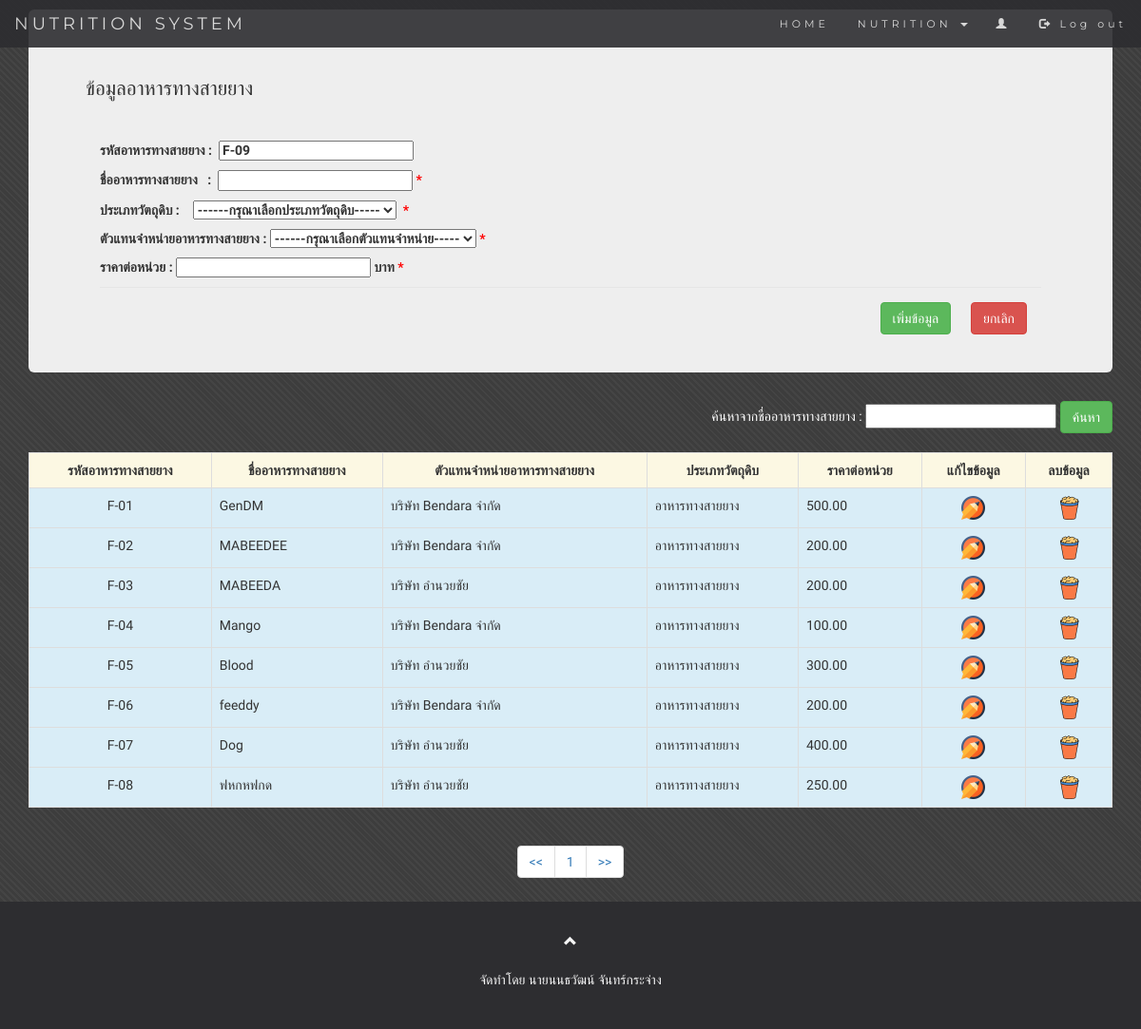
/feed.php (signed in), run on the app's committed database.
### tables this page shows
CREATE TABLE `feed` (
  `feed_id` varchar(20) NOT NULL,
  `feed_name` varchar(100) NOT NULL,
  `res_id` varchar(10) NOT NULL,
  `id_stock2` varchar(8) NOT NULL,
  `price` double(8,2) NOT NULL
);

CREATE TABLE `restaurant` (
  `res_id` varchar(20) NOT NULL,
  `res_name` varchar(20) NOT NULL,
  `shopkeeper` varchar(20) NOT NULL,
  `res_tel` varchar(20) NOT NULL,
  `res_telkeeper` varchar(20) NOT NULL,
  `address` varchar(200) NOT NULL,
  `type` varchar(20) NOT NULL
);

CREATE TABLE `stock` (
  `id_stock` varchar(8) NOT NULL,
  `name_stock` varchar(20) NOT NULL
);

### feed.php (the view, shortened to what this page needs)
<?php
include 'header.php';
?>
<div class="container">
    <div class="jumbotron">
       <br>
      <p>ข้อมูลอาหารทางสายยาง</p>
  <div class="modal-body">
  <?php
  $perpage = 20;
  if (isset($_GET['page']) && $_GET['page'] != 0) {
    $page = $_GET['page'];
  } else {
    $page = 1;
  }
  $start = ($page - 1) * $perpage;
    @include('conn.php');
    $strSQL = "SELECT MAX(feed_id) FROM feed";
    $objQuery = mysql_query($strSQL, $connect1);
    while ($objReSult = mysql_fetch_array($objQuery)) {
     $result= $objReSult["MAX(feed_id)"];
     $ina="";
       for($a=0;$a<Strlen($result);$a++){
       if($a>=2)$ina =$ina.intval($result[$a])  ;
       }
       $id= "F-".sprintf("%02d", $ina+1);
}
    ?>
         <form method="POST" action="#" onsubmit="return confirm('ต้องการเพิ่มข้อมูลนี้?');">
                    <h4> รหัสอาหารทางสายยาง : &nbsp;<input type="text" name="id" value="<?php echo $id; ?>" readonly=""></h4>
                    <h4> ชื่ออาหารทางสายยาง &nbsp;&nbsp;: &nbsp;<input type="text" name="name" required oninvalid="this.setCustomValidity('กรุณากรอกข้อมูล')" onKeyUp="if(!(isNaN(this.value))) { alert('กรุณากรอกอักษร'); this.value='';}"><font color="red">&nbsp;*</font><?php if($flag==1)echo "<font color=red>ชื่ออาหารทางสายยางนี้มีในระบบแล้ว</font>"; ?></h4>
                    <h4>ประเภทวัตถุดิบ :  &nbsp;&nbsp;
                      <select name="stock" required>
                        <option value=""  disabled selected>------กรุณาเลือกประเภทวัตถุดิบ-----</option>
                     </select>
                     <font color="red">&nbsp;*</font>
                    </h4>
                    <h4> ตัวแทนจำหน่ายอาหารทางสายยาง :
                      <select name = "store" required>
                        <option value=""  disabled selected>------กรุณาเลือกตัวแทนจำหน่าย-----</option>
                </select><font color="red">&nbsp;*</font>
                </h4>
                <h4>
                  ราคาต่อหน่วย : <input type="number" name="price" value=""> บาท<font color="red">&nbsp;*</font>
                </h4>
         <div class="modal-footer">
          <input type="submit" class="btn btn-success" value="เพิ่มข้อมูล" name = "submit"
            >&nbsp;&nbsp;
         &nbsp;&nbsp; <a href="index.php"><button type="button" class="btn btn-danger" data-dismiss="modal" onclick="return confirm('ต้องการยกเลิกการเพิ่มข้อมูลนี้?')">ยกเลิก</button></a>
        </form>
        </div>
  </div>
  </div>
  <form method="post" action="#" class="text-right">
  <font color=white>ค้นหาจากชื่ออาหารทางสายยาง : </font></label> <input type="text" name="sen" >
     <input type="submit" class="btn btn-success" name="submit2" value="ค้นหา">
</form>
<?php
@include('conn.php');
$see=$_POST["sen"];
$strSQL = "SELECT * FROM feed a join restaurant b on a.res_id = b.res_id JOIN stock ON a.id_stock2 = stock.id_stock where feed_name like '%$see%' order by feed_id  LIMIT {$start},{$perpage}";
$objQuery = mysql_query($strSQL,$connect1) or die("Error Query [".$strSQL."]");
?>
<br>
<table class="table table-striped table-bordered">
  <tr class="warning">
    <th><div align="center">รหัสอาหารทางสายยาง</div></th>
    <th><div align="center">ชื่ออาหารทางสายยาง</div></th>
    <th><div align="center">ตัวแทนจำหน่ายอาหารทางสายยาง</div></th>
    <th><div align="center">ประเภทวัตถุดิบ</div></th>
    <th><div align="center">ราคาต่อหน่วย</div></th>
    <th><div align="center">แก้ไขข้อมูล</div></th>
    <th><div align="center">ลบข้อมูล</div></th>
  </tr>
<?
while ($objReSult = mysql_fetch_array($objQuery)) {
?>
  <tr class ="info">
  <td><div align = "center"><?php echo $objReSult["feed_id"];?></div></td>
  <td><div align = "left"><? echo $objReSult["feed_name"];?></div></td>
  <td><div align = "left"><? echo $objReSult["res_name"];?></div></td>
  <td><div align = "left"><? echo $objReSult["name_stock"];?></div></td>
  <td><? echo $objReSult["price"];?></td>
  <td><div align = "center">
    <a href=edit_feed2.php?feed_id=<?php echo $objReSult['feed_id']; ?>&feed_name=<?php echo $objReSult['feed_name']; ?>&id_stock=<?php echo $objReSult['id_stock']; ?>&price=<?php echo $objReSult['price']; ?>
    onclick="return confirm('ต้องการแก้ไขข้อมูลนี้?')"><b><font color="blue"><img src='img/edit.png' width=25></font></b>
    </a>
  </td>
  <td><div align = "center"><a href='delete_feed2.php?id=<? echo $objReSult['feed_id'];?>'
  onclick="return confirm('ยืนยันการลบข้อมูล')"><b><font color="red"><img src='img/delete.png' width=25></font></b></a></td>
    </tr>
  <?
}
?>
</table>
<?php
  $sql2 = "SELECT * FROM feed";
  $query2 = mysql_query($sql2, $connect1);
  $total_record = mysql_num_rows($query2);
  $total_page = ceil($total_record / $perpage);
 ?>
<nav align="center" aria-label="Page navigation example">
  <ul class="pagination">
    <li class="page-item"><a class="page-link" href="feed.php?page=<?php echo ($page-1); ?>" aria-label="Previous"><span aria-hidden="true"><<</span></a></li>
    <?php for($i=1;$i<=$total_page;$i++){ ?>
     <li><a href="feed.php?page=<?php echo $i; ?>"><?php echo $i; ?></a></li>
    <?php } ?>
    <li class="page-item"><a class="page-link" href="feed.php?page=<?php echo ($page+1); ?>" aria-label="Next"><span aria-hidden="true">>></span></a></li>
  </ul>
</nav>
<?php include 'footer.php'; ?>

### css/css/myStyle2.css (style rules this page uses)
body { background-color: #3D3D3D; background-image: repeating-linear-gradient(45deg, transparent, transparent 3px, rgba(76,76,76,.5) 3px, rgba(76,76,76,.5) 5px); color: #333333; }
.jumbotron { padding-bottom:10px!important; }
.jumbotron h4 { font-size: 14px; font-weight: bold; }

### header.php (style rules this page uses)
body { font-family: 'Kanit', sans-serif; }

### data on the page
feed: feed_id "F-01", feed_name "GenDM", res.res_name "บริษัท Bendara จำกัด", stock.name_stock "อาหารทางสายยาง", price "500.00"
feed: feed_id "F-02", feed_name "MABEEDEE", res.res_name "บริษัท Bendara จำกัด", stock.name_stock "อาหารทางสายยาง", price "200.00"
feed: feed_id "F-03", feed_name "MABEEDA", res.res_name "บริษัท อำนวยชัย", stock.name_stock "อาหารทางสายยาง", price "200.00"
feed: feed_id "F-04", feed_name "Mango", res.res_name "บริษัท Bendara จำกัด", stock.name_stock "อาหารทางสายยาง", price "100.00"
feed: feed_id "F-05", feed_name "Blood", res.res_name "บริษัท อำนวยชัย", stock.name_stock "อาหารทางสายยาง", price "300.00"
feed: feed_id "F-06", feed_name "feeddy", res.res_name "บริษัท Bendara จำกัด", stock.name_stock "อาหารทางสายยาง", price "200.00"
feed: feed_id "F-07", feed_name "Dog", res.res_name "บริษัท อำนวยชัย", stock.name_stock "อาหารทางสายยาง", price "400.00"
feed: feed_id "F-08", feed_name "ฟหกหฟกด", res.res_name "บริษัท อำนวยชัย", stock.name_stock "อาหารทางสายยาง", price "250.00"
